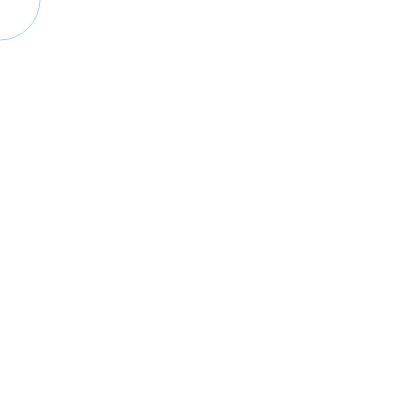
Frame 1 (no input)
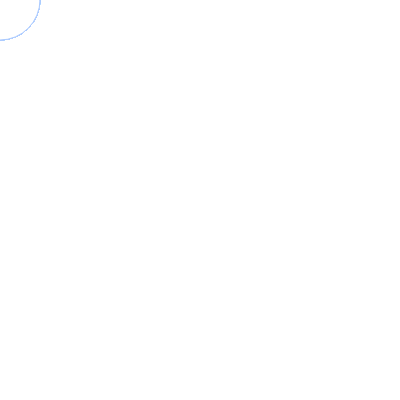
Frame 60 (no input)
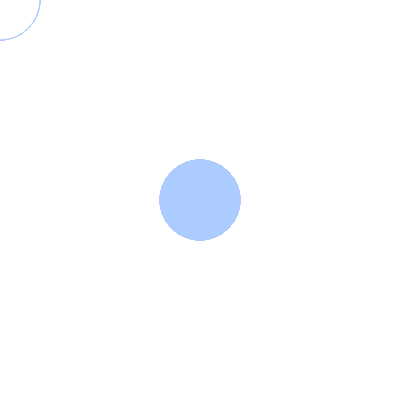
Frame 120 (the mouse pressed at the canvas centre since frame 60)

The p5.js sketch that drew these frames (run headless with seeded random() and noise() and a simulated clock; from frame 60 on, the mouse is pressed at the canvas centre):

// p5.js sketch
// ── sketch.js
function setup() {
    createCanvas(400, 400);
}

function draw() {
    stroke(172, 203, 255);
    if (mouseIsPressed) {
        fill(172, 203, 255);
    } else {
        fill(255);
    }
    ellipse(mouseX, mouseY, 80, 80);
}
